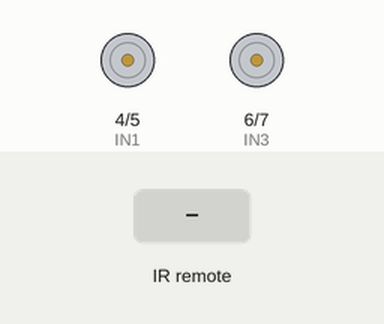
The sketch below on a simulated Arduino Uno, built with avr-gcc and run on an emulated ATmega328P. On the bench: motor-driver pin pairs drawn as motors (green arrow = first pin HIGH = forward, orange = second pin HIGH = backward, longer = more drive). The inputs (shaded band) are chosen by the test bench.

Above: at 1.2 s.
1.3 s: infrared code 0xFF18E7 received
At 2.2 s:
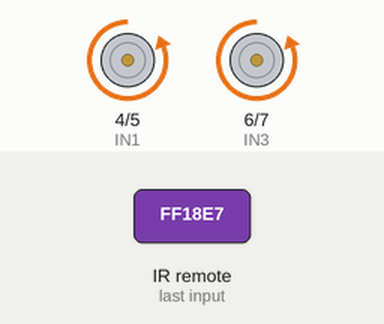
2.9 s: infrared code 0xFF4AB5 received
At 3.5 s:
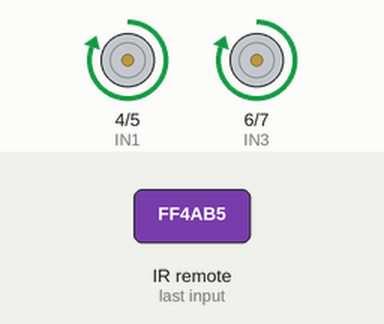
4.5 s: infrared code 0xFF5AA5 received
At 5.8 s:
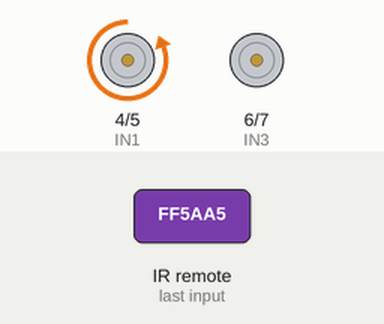
6.1 s: infrared code 0xFF10EF received
At 7.3 s:
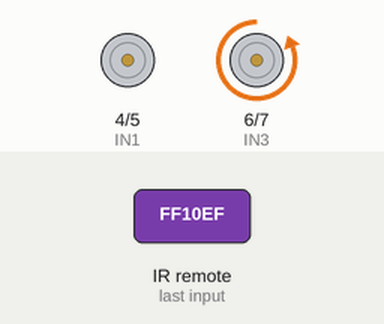
7.7 s: infrared code 0xFF38C7 received
At 8.6 s:
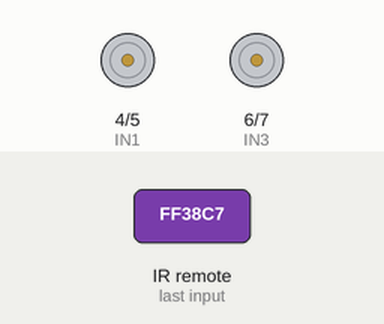
Timing chart, 0 to 10.3 s (numbered marks = the images above; inputs shaded):
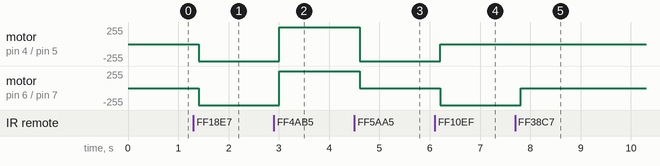

The sketch:

IRremotewith_motors.ino
```cpp
#include <IRremote.h>

IRrecv Car(11); //Create an object
decode_results(results);

int IN1 = 4;
int IN2 = 5;
int IN3 = 6;
int IN4 = 7;

void setup() {
  pinMode(IN1,OUTPUT);
  pinMode(IN2,OUTPUT);
  pinMode(IN3,OUTPUT);
  pinMode(IN4,OUTPUT);
  Car.enableIRIn();
}

void loop() {
  if (Car.decode(&results)){
    Serial.println(results.value,DEC);
    Car.resume();
  }
  delay (100);

  long val = results.value ;

  if (val == 16718055){
     // go forward
  digitalWrite(IN2,HIGH);
  digitalWrite(IN4,HIGH);
  digitalWrite(IN1,LOW);
  digitalWrite(IN3,LOW);
  }
  else if (val == 16730805){
    //go backward
  digitalWrite(IN1,HIGH);
  digitalWrite(IN3,HIGH);
  digitalWrite(IN2,LOW);
  digitalWrite(IN4,LOW);
  }

  else if (val == 16734885){
     //turn left

  digitalWrite(IN2,HIGH);
  digitalWrite(IN4,LOW);
  digitalWrite(IN1,LOW);
  digitalWrite(IN3,LOW);
  }
  else if (val ==  16716015){
    //turn right

  digitalWrite(IN2,LOW);
  digitalWrite(IN4,HIGH);
  digitalWrite(IN1,LOW);
  digitalWrite(IN3,LOW);
  }
  else if(val == 16726215){

    //stop
  digitalWrite(IN2,LOW);
  digitalWrite(IN4,LOW);
  digitalWrite(IN1,LOW);
  digitalWrite(IN3,LOW);
  }


}
```

Measured:
- after the input at 1.3 s, motor on pin 4 (IN1) / pin 5 (IN2), motor on pin 6 (IN3) / pin 7 (IN4): stopped → backward 255/255 after 0.10 s
- after the input at 2.9 s, motor on pin 4 (IN1) / pin 5 (IN2), motor on pin 6 (IN3) / pin 7 (IN4): backward 255/255 → forward 255/255 after 0.11 s
- after the input at 4.5 s, motor on pin 4 (IN1) / pin 5 (IN2): forward 255/255 → backward 255/255 after 0.11 s; motor on pin 6 (IN3) / pin 7 (IN4): forward 255/255 → stopped after 0.11 s
- after the input at 6.1 s, motor on pin 4 (IN1) / pin 5 (IN2): backward 255/255 → stopped after 0.11 s; motor on pin 6 (IN3) / pin 7 (IN4): stopped → backward 255/255 after 0.11 s
- after the input at 7.7 s, motor on pin 6 (IN3) / pin 7 (IN4): backward 255/255 → stopped after 0.11 s
